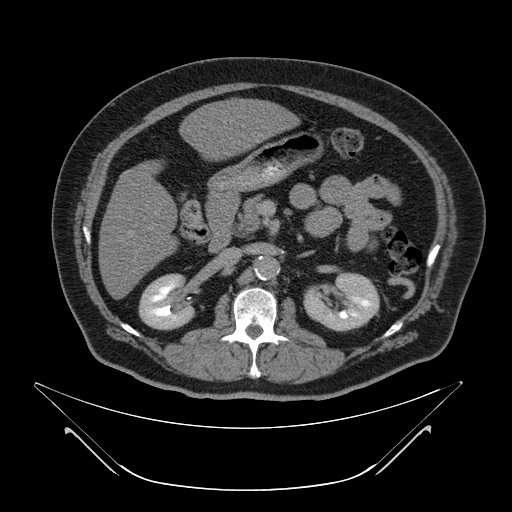

Source code (Python):
import numpy as np
import pydicom
from PIL import Image

dcm_data = pydicom.dcmread("sample_ct.dcm")

# オンラインテキストに貼り付けるDICOMタグ
print(dcm_data[0x0010, 0x0020])  # PatientID
print(dcm_data[0x0018, 0x0060])  # KVP

# 画素データの取得とCT値への変換
img = dcm_data.pixel_array
img = img * dcm_data.RescaleSlope + dcm_data.RescaleIntercept

# ウィンドウ処理 (Window Level: 50, Window Width: 400)
window_level = 50
window_width = 400
a = window_level - window_width // 2
b = window_level + window_width // 2

processed_img = 255.0 * (img.astype(np.float64) - a) / (b - a)
processed_img = processed_img.clip(0, 255)

# 8bitグレースケール画像として保存
processed_img = processed_img.astype(np.uint8)
pil_image = Image.fromarray(processed_img)
pil_image.save("24TB4039_windowing.png")
